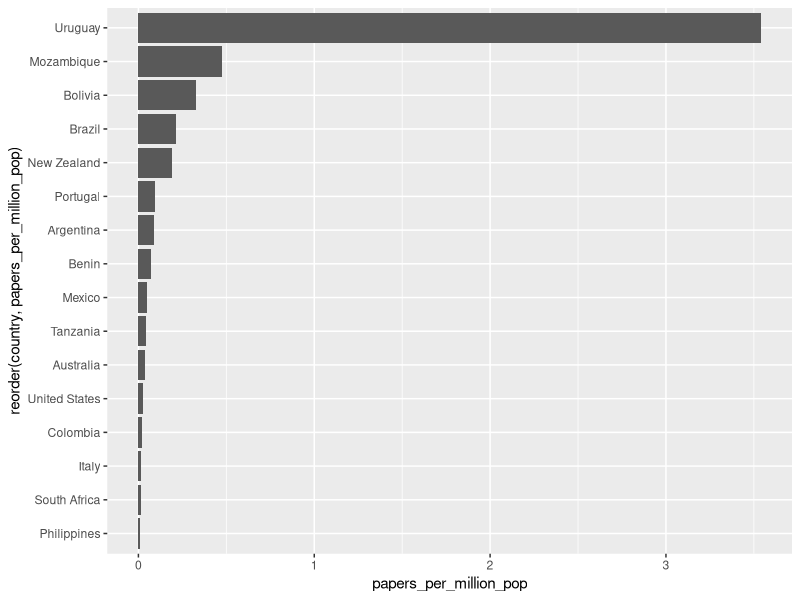
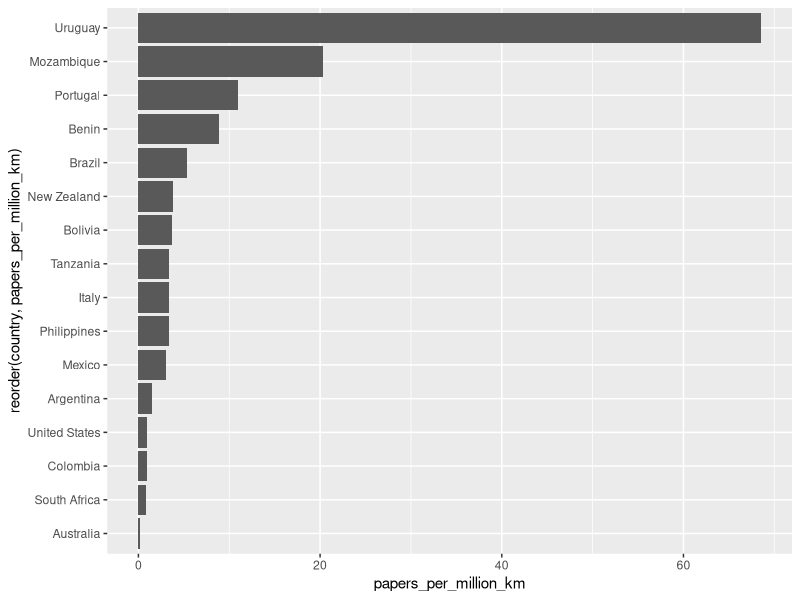
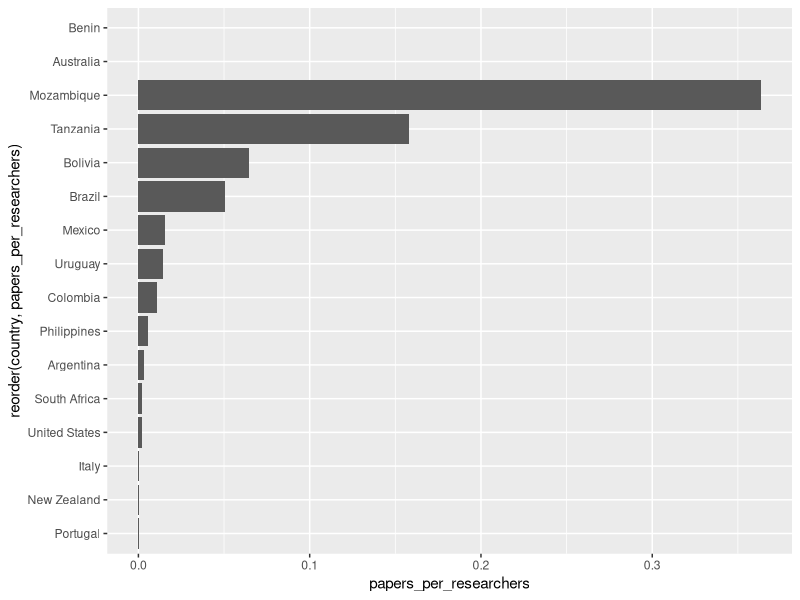
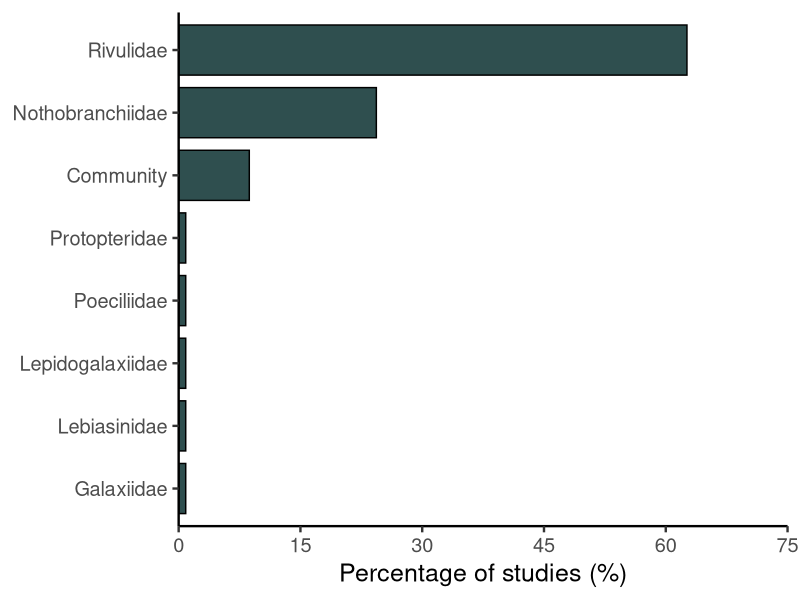
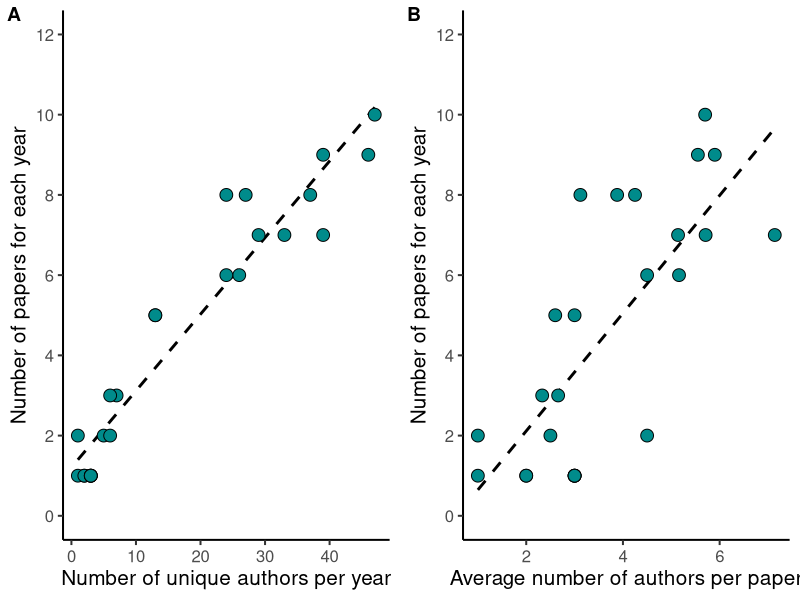
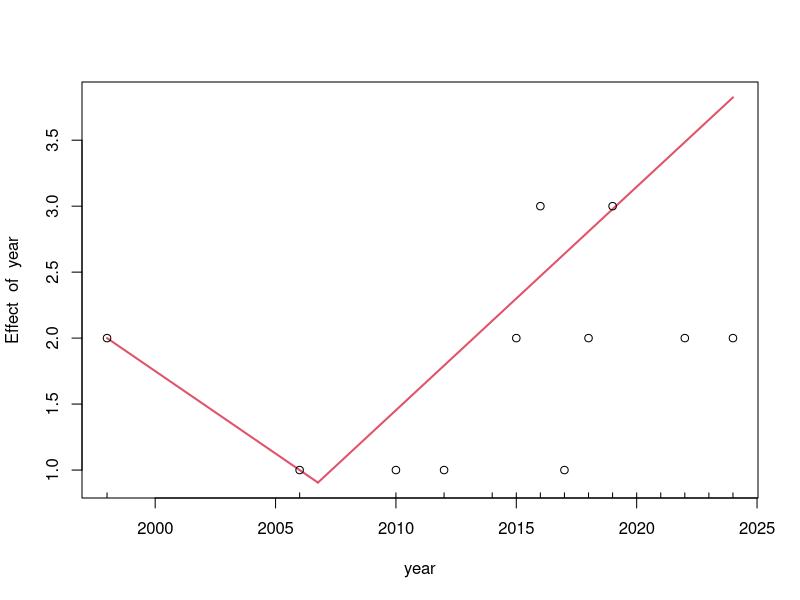
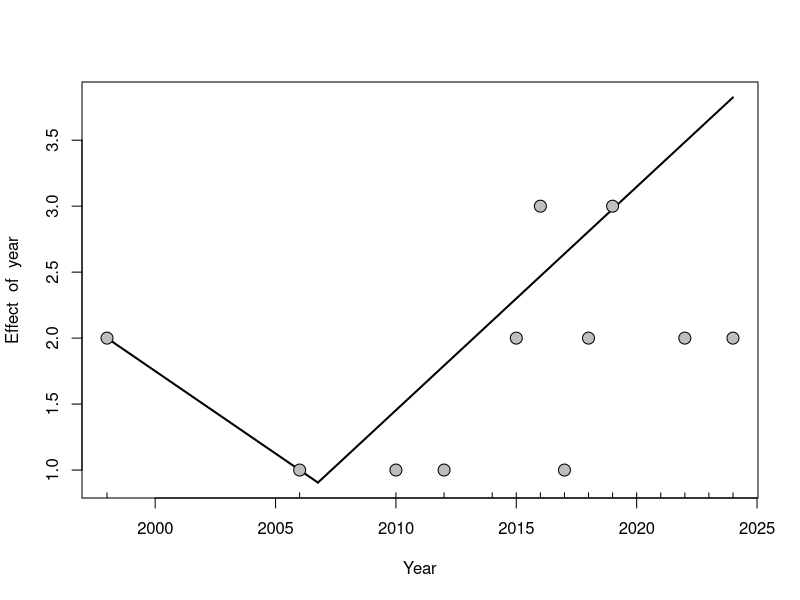
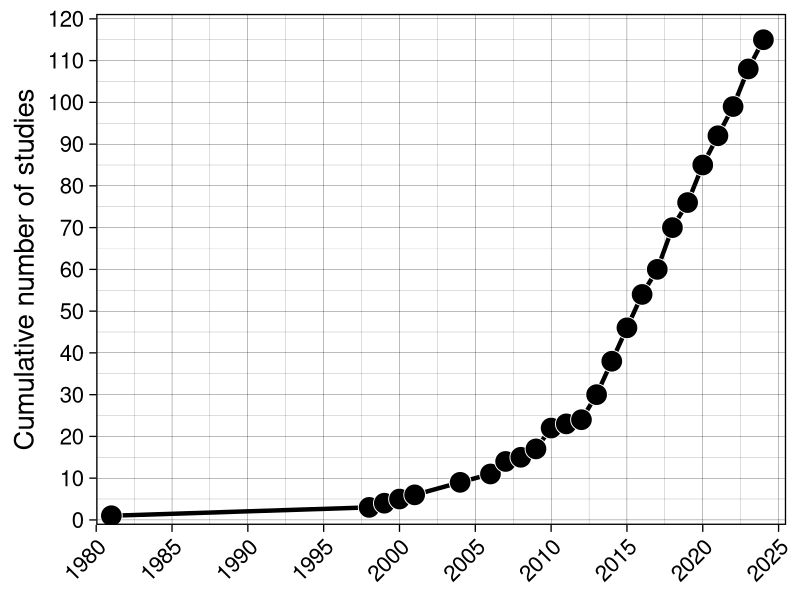

The R script that drew these images, in order:
# Packages and data ---------------
library(readxl)
library(tidyverse)
library(RColorBrewer)
library(cowplot)
library(segmented)

data <- read_excel("raw_data.xlsx")

# Figure 1 ---------------------------
year_count <- data %>% 
  count(year)

Figure_1 <- year_count %>% 
  arrange(year) %>%  
  mutate(cumulative_n = cumsum(n)) %>%  
  ggplot(aes(x = year, y = cumulative_n)) +
  geom_line(color = "black", size = 1.5)+
  geom_point(size = 7, pch = 21, bg = "black",
             col = "white", alpha = 1)+
  scale_y_continuous(expand = c(0.01,0), breaks = seq(0, 120, by = 10),
                     limits = c(0,120))+
  scale_x_continuous(breaks = seq(1980, 2025, by = 5),
                     limits = c(1980, 2025.5),
                     expand = c(0,0))+
  theme_linedraw(base_size = 20)+
  theme(axis.text.x=element_text( 
    angle = 45, hjust = 1))+
  labs(x = NULL, y = "Cumulative number of studies")


ggsave("Figure_1.tiff", width = 11, height = 8)

# Figure 2 ---------------------------
## A)
country_count <- data %>% 
  count(country)

country_df <- country_count[-17,]
world_map <- map_data(map = "world")

country_df$country <- as.factor(country_df$country)
levels(country_df$country)[levels(country_df$country) == "United States"] <- "USA"

f2a <- ggplot(country_df) +
  geom_map(aes(map_id = country, 
               fill = n), map = world_map) +
  geom_polygon(data = world_map, aes(x = long, y = lat,
                                     group = group),
               colour = 'black', fill = NA) +
  expand_limits(x = world_map$long, y = world_map$lat) +
  scale_fill_viridis_c(name = "Number \nof studies")+
  coord_fixed()+
  theme_map()

## B)
country_year_count <- data %>% 
  count(country, year)

country_year_count <- country_year_count[-c(66:70),]

top_countries <- country_year_count %>%
  group_by(country) %>%
  summarise(total_studies = sum(n)) %>%
  arrange(desc(total_studies)) %>%
  slice_head(n = 5) %>%
  pull(country)

country_year_count <- country_year_count %>%
  mutate(country = if_else(country %in% top_countries, as.character(country), "Others")) %>%
  filter(country %in% c(top_countries, "Others"))

country_year_count <- country_year_count %>%
  mutate(decade = case_when(
    year %in% 1981:1990 ~ "1981-1990",
    year %in% 1991:2000 ~ "1991-2000",
    year %in% 2001:2010 ~ "2001-2010",
    year %in% 2011:2020 ~ "2011-2020",
    year %in% 2021:2024 ~ "2021-2024"
  ))

result <- country_year_count %>%
  group_by(country, decade) %>%
  summarise(total_studies = sum(n))

result$country <- factor(result$country,
                         levels = c("Brazil", "Mozambique",
                                    "Uruguay", "United States", 
                                    "Mexico", "Others"))

f2b <- result %>% 
  ggplot(aes(x = country, y = total_studies,
             fill = decade)) +
  geom_bar(stat = "identity", position="stack",
           color = "black") +
  theme_linedraw(base_size = 18)+
  theme(axis.text.x=element_text( 
    angle = 45, hjust = 1,
  )
  )+
  labs(x = NULL, y = "Number of studies",
       fill = "Years")+
  scale_y_continuous(expand = c(0,0),
                     breaks = seq(0, 45, by = 5),
                     limits = c(0,46))+
  scale_fill_brewer(palette="BrBG",
                    direction = -1)

Figure_2 <- plot_grid(f2a, f2b,
                      nrow = 2, labels = "AUTO")

ggsave("Figure_2.jpg", width = 15, height = 13)

# Normalized countries scientific production -----------------
countries_pred = read_excel("countries.xlsx")
str(countries_pred)
countries_pred$Land_area_km2 = as.numeric(countries_pred$Land_area_km2)

countries_pred <- countries_pred %>%
  mutate(
    papers_per_million_pop = n_papers / (population / 1e6),
    papers_per_million_km = n_papers / (Land_area_km2 / 1e6),
    papers_per_researchers = n_papers / (researchers_per_million)
  )

ggplot(countries_pred, aes(x = reorder(country, papers_per_million_pop), 
                   y = papers_per_million_pop)) +
  geom_bar(stat = "identity") +
  coord_flip() 

ggplot(countries_pred, aes(x = reorder(country,  papers_per_million_km), 
                           y =   papers_per_million_km)) +
  geom_bar(stat = "identity") +
  coord_flip() 

ggplot(countries_pred, aes(x = reorder(country,    papers_per_researchers), 
                           y =     papers_per_researchers)) +
  geom_bar(stat = "identity") +
  coord_flip() 


# Figure 3 -----------------------
## Groups
family_count <- data %>% 
  count(family)

family_count$perc <- (family_count$n / sum(family_count$n)) *100
family_count$relative <- family_count$n / sum(family_count$n)
sum(family_count$perc)

p1 <- family_count %>% 
  mutate(perc = round(perc, 2)) %>%
  ggplot(aes(x = reorder(family, perc), y = perc))+
  geom_bar(stat = "identity", width = 0.8,
           fill = "darkslategrey", color = "black")+
  labs(x = NULL, y = "Percentage of studies (%)")+
  scale_y_continuous(expand = c(0,0), breaks = seq(0, 75, by = 15),
                     limits = c(0,75))+
  theme_classic(base_size = 18)+
  coord_flip()

p1

## Topics
topic_count <- data %>% 
  count(topic)

topic_count$perc <- (topic_count$n / sum(topic_count$n)) *100
topic_count$relative <- topic_count$n / sum(topic_count$n)
sum(topic_count$perc)

p2 <- topic_count %>% 
  mutate(perc = round(perc, 2)) %>%
  ggplot(aes(x = reorder(topic, perc), y = perc))+
  geom_bar(stat = "identity", width = 0.8,
           fill = "darkslategrey", color = "black")+
  labs(x = NULL, y = "Percentage of studies (%)")+
  scale_y_continuous(expand = c(0,0), breaks = seq(0, 35, by = 5),
                     limits = c(0,35))+
  theme_classic(base_size = 18)+
  coord_flip()

Figure_3 <- plot_grid(p1, p2, nrow = 2, labels = "AUTO")

ggsave("Figure_3.tiff", width = 10, height = 12)

# Table 2 -----------------------
## Topics by family

df <- data %>%
  group_by(family, topic) %>%
  summarise(count = n()) %>%
  ungroup()


# Figure 4 -----------------------
## Group per year

specific_families <- c("Rivulidae",
                       "Nothobranchiidae", 
                       "Community")

family_counts <- data %>%
  filter(family %in% specific_families) %>% 
  group_by(family, year) %>%
  summarise(count = n()) %>%
  ungroup()

family_counts$family <- as.factor(family_counts$family)
levels(family_counts$family)
family_counts$family <- factor(family_counts$family, 
                               levels = rev(levels(family_counts$family)) )


Figure_4 = family_counts %>% 
  arrange(year) %>% 
  group_by(family) %>%
  mutate(cumulative_n = cumsum(count)) %>% 
  ggplot(aes(x = year, y = cumulative_n,
             color = family, group = family,
             fill = family)) +
  geom_line(size = 1.5,
            linetype = 21,
            alpha = 0.9, show.legend = FALSE)+
  geom_point(size = 5, pch = 21,
             col = "black",alpha = 0.9)+
  ylim(0,80)+
  labs(x = "Year", y = "Cumulative number of studies", 
       fill = "Fish clade") +
  #facet_wrap(~family, nrow = 3,
  #          scales = "free")+
  scale_fill_viridis_d(end = 0.5, direction = -1) +  
  scale_color_viridis_d(end = 0.5, direction = -1) +
  scale_x_continuous(breaks = seq(1980, 2025, by = 5),
                     limits = c(1980, 2025))+
  theme_linedraw(base_size = 16)+
  theme(strip.text = element_text(size = 15),
        legend.position = c(0.02, 0.96),  
        legend.justification = c(0, 1),  
        legend.background = element_blank(), 
        legend.key = element_blank()) 

ggsave("Figure_4.tiff", width = 7, height = 6)

# Figure 5 -----------------------
## Topic per year

data$topic
topic_counts <- data %>%
  group_by(topic, year) %>%
  summarize(count = n(), .groups = "drop") %>% 
  complete(topic, year, fill = list(n = 0))

topic_counts$count <- replace(topic_counts$count, 
                              is.na(topic_counts$count), 0)

topic_counts$topic <- factor(topic_counts$topic,
                             levels = c("Reproduction",
                                        "Taxonomy",
                                        "Genetics",
                                        "Community ecology",
                                        "Physiology",
                                        "Trophic ecology",
                                        "Species interactions",
                                        "Behavior",
                                        "New occurrences",
                                        "Ecotoxicology",
                                        "Parasitology"))

topic_counts$topic <- factor(topic_counts$topic, 
                             levels = rev(levels(topic_counts$topic)) )


textcol <- "black"

Figure_5 <- topic_counts %>%
  ggplot(aes(x = factor(year), y = factor(topic), 
             fill = count)) +
  geom_tile(color = "black", size = 1.1) +
  scale_fill_gradient(low = "white", high = "darkorchid4")+
  scale_y_discrete(expand=c(0, 0))+
  scale_x_discrete(expand = c(0,0))+
  theme_grey(base_size=18)+
  theme(legend.position="right", legend.direction="vertical",
        legend.title=element_text(colour=textcol),
        legend.margin=margin(grid::unit(0, "cm")),
        legend.text=element_text(colour=textcol, size=20, face="bold"),
        legend.key.height=grid::unit(1.5, "cm"),
        legend.key.width=grid::unit(0.5, "cm"),
        axis.text.x=element_text(size=18, colour=textcol, 
                                 angle = 45, hjust = 1),
        axis.text.y=element_text(vjust=0.2, colour=textcol),
        axis.ticks=element_line(size=0.4),
        plot.background=element_blank(),
        panel.border=element_blank(),
        plot.margin=margin(0.7, 0.4, 0.1, 0.2, "cm"),
        plot.title=element_text(colour=textcol, hjust=0, size=14, face="bold")
  )+ 
  labs(fill = NULL, x = NULL, y = NULL)

ggsave("Figure_5.jpg", width = 14, height = 8)

# Exponential regression ---------
year_count <- data %>% 
  count(year)

model <- lm(log(n) ~ year, data = year_count)
summary(model)

# Spearman correlations ---------------------
authors = read_excel("authors_per_year.xlsx")
authors$authors_per_paper_mean = as.numeric(authors$authors_per_paper_mean)
cor.test(authors$single_authors, authors$n_papers_year,
         method = "spearman")
cor.test(authors$authors_per_paper_mean, authors$n_papers_year,
         method = "spearman")

# Figure S3 ----------------------
aut1 = authors %>% 
  ggplot(aes(x = single_authors, y = n_papers_year))+
  geom_smooth(method = "glm",
              se = F, linetype = "dashed",
              color = "black")+
  geom_point(size = 4, shape = 21, fill = "cyan4")+
  theme_classic(base_size = 15)+
  scale_y_continuous(limits = c(0, 12),
                     breaks = seq(0, 12, by = 2))+
  labs(x = "Number of unique authors per year", 
       y = "Number of papers for each year")

aut2 = authors %>% 
  ggplot(aes(x = authors_per_paper_mean, y = n_papers_year))+
  geom_smooth(method = "glm",
              se = F, linetype = "dashed",
              color = "black")+
  geom_point(size = 4, shape = 21, fill = "cyan4")+
  theme_classic(base_size = 15)+
  scale_y_continuous(limits = c(0, 12),
                     breaks = seq(0, 12, by = 2))+
  labs(x = "Average number of authors per paper", 
       y = "Number of papers for each year")

aut3 = plot_grid(aut1, aut2, labels = "AUTO",
                 nrow = 1)
aut3
ggsave("Figure_S3.jpg", aut3, width = 10)

# Figure S5 --------------------
sp_year = read_excel("description_year_Rivulidae.xlsx")


sp_year_df = sp_year %>%
  group_by(description_year) %>%
  summarise(count = n()) %>%
  arrange(desc(count))

min(sp_year_df$description_year)

fig_s5 = sp_year_df %>%
  ggplot(aes(x = description_year, y = count))+
  geom_bar(stat = "identity", width = 1,
           color = "black",
           fill = "cyan4")+
  scale_x_continuous(limits = c(1860, 2025),
                     breaks = seq(1860, 2025, by = 5))+
  scale_y_continuous(limits = c(0,5),
                     breaks = seq(0, 5, by = 1),
                     expand = c(0,0))+
  theme_classic(base_size = 12)+
  theme(axis.text.x=element_text( 
    angle = 90, hjust = 1))+
  labs(x = "Years", y =  "Number of Rivulidae species described")

ggsave("Figure_S5.jpg", fig_s5)

# Segmented regression ---------------------
rivulidae_data <- data %>% filter(family == "Rivulidae") %>% 
  filter(country == "Brazil")
artigos_por_ano <- rivulidae_data %>% count(year)
modelo_linear <- lm(n ~ year, data = artigos_por_ano)

modelo_segmentado <- segmented(modelo_linear, seg.Z = ~year, psi = 2013)

modelo_segmentado_2012 <- segmented(modelo_linear, seg.Z = ~year, 
                                         psi = c(2012))
summary(modelo_segmentado)
summary(modelo_segmentado_2012)
plot(modelo_segmentado)
points(artigos_por_ano$year, artigos_por_ano$n)

modelo_segmentado_v2 <- segmented(modelo_linear, seg.Z = ~year)
summary(modelo_segmentado_v2)
plot(modelo_segmentado_v2,
     xlab = "Year", lwd = 2, col = "black")
points(artigos_por_ano$year, artigos_por_ano$n,
       pch = 21, cex = 1.6, col = "black",
       bg = "grey"
)
?points

# Figure S7 ----------------
png("Figure_S7.png", width = 8, height = 6, units = "in", res = 300)

plot(modelo_segmentado_v2, xlab = "Year", lwd = 2, ylim = c(0, 5),
     col = "black")
points(artigos_por_ano$year, artigos_por_ano$n, 
       pch = 21, cex = 2, col = "black", bg = "grey")

dev.off()
